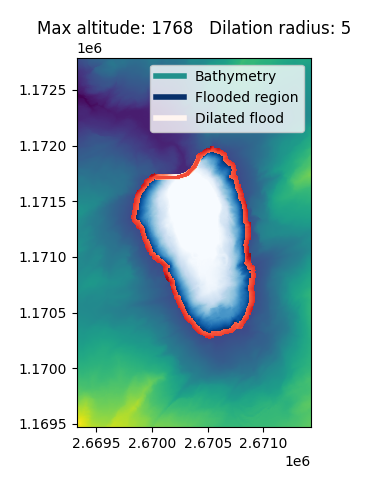

Write Python code to recreate this figure.
from params import lake_alt, flood_seed
import numpy as np
from matplotlib import pyplot as plt
from matplotlib.lines import Line2D
from skimage.morphology import flood, isotropic_dilation


def write_qinit(filename = "bathy_with_dam.asc"):

    def before_space(str: str):
        return str[:str.index(" ")]
    # Load bathymetry
    with open(filename, "r") as file:
        nx = int(before_space(file.readline()))
        ny = int(before_space(file.readline()))
        xmin = float(before_space(file.readline()))
        ymin = float(before_space(file.readline()))
        res = float(before_space(file.readline()))
        ndv = float(before_space(file.readline()))

    x = xmin + res*np.arange(nx)
    y = ymin + res*np.arange(ny)[::-1]
    z = np.loadtxt(filename, skiprows=6)

    # Fill topo
    z_lake = z.reshape(ny, nx)
    seed_ix, seed_iy, radius = pick_seed(z_lake.copy(), x, y, res)
    flooded = fill_lake(z_lake, (seed_iy, seed_ix), lake_alt)
    dilated = isotropic_dilation(flooded, radius)
    z_lake[dilated] = lake_alt

    # To .xyz format
    z_lake = z_lake.flatten()
    x, y = np.meshgrid(x, y)
    x = x.flatten()
    y = y.flatten()

    # Write qinit
    np.savetxt("qinit.xyz", np.vstack((x, y, z_lake)).T)


def pick_seed(z_im, x, y, res=0):

    extent = x.min(), x.max(), y.min(), y.max()
    fig, ax = plt.subplots()
    imb = ax.imshow(z_im, extent=extent)
    imd = ax.imshow(np.ma.MaskedArray([[1]], mask=True), extent=extent, cmap="Reds")
    imf = ax.imshow(np.ma.MaskedArray([[1]], mask=True), extent=extent, cmap="Blues")
    title = "Max altitude: %s   Dilation radius: %i"
    print(imb.get_cmap())
    ax.legend(
        [Line2D([0], [0], color=imb.get_cmap()(0.5), lw=4),
         Line2D([0], [0], color=imf.get_cmap()(1.), lw=4),
         Line2D([0], [0], color=imd.get_cmap()(0.), lw=4)],
        ("Bathymetry", "Flooded region", "Dilated flood")
    )

    data = dict(alt="", x=0, y=0, r=0, status="waiting")
    keys = dict(up=1, right=1, down=-1, left=-1)
    ax.set_title(title % (data["alt"], data["r"]))

    def redraw(ignore_pause=False):
        if data["status"] == "pause" and ignore_pause is False:
            return None
        fig.canvas.manager.set_window_title(f"Flooding...")
        flooded = fill_lake(z_im.copy(), (data["y"], data["x"]), float(data["alt"] or 0))
        dilated = isotropic_dilation(flooded, data["r"])
        flooded = np.ma.MaskedArray(z_im, ~flooded)
        dilated = np.ma.MaskedArray(z_im, ~dilated)
        imf.set_data(flooded)
        imd.set_data(dilated)
        imf.set(clim=(flooded.min(), flooded.max()))
        imd.set(clim=(dilated.min(), dilated.max()))
        fig.canvas.draw()
        fig.canvas.manager.set_window_title(f"Status: {data['status']}")

    def key_events(event):
        if event.key.isnumeric() or event.key == ".":
            data["alt"] += event.key
        elif event.key == "backspace":
            data["alt"] = data["alt"][:-1]
        if event.key in keys:
            data["r"] += keys[event.key]
            redraw(ignore_pause=False)
        elif event.key == "enter":
            redraw(ignore_pause=True)
        elif event.key == " ":
            if data["status"] == "pause":
                data["status"] = "waiting"
            else:
                data["status"] = "pause"
            fig.canvas.manager.set_window_title(f"Status: {data['status']}")
        ax.set_title(title % (data["alt"], data["r"]))
        fig.canvas.draw()
    fig.canvas.mpl_connect("key_press_event", key_events)

    def flood_pick(event):
        if event.dblclick:
            data["x"] = np.abs(x-event.xdata+res/2).argmin()
            data["y"] = np.abs(y-event.ydata+res/2).argmin()
            redraw(ignore_pause=True)
    fig.canvas.mpl_connect("button_press_event", flood_pick)

    plt.show()
    return data["x"], data["y"], data["r"]


def fill_lake(topo, seed, max_level=0):
    mask = topo < max_level
    initial_value = mask[*seed]
    mask[*seed] = True
    flooded = flood(mask, seed)
    flooded[*seed] = initial_value
    topo[flooded] = max_level
    return flooded


if __name__ == "__main__":
    write_qinit()
